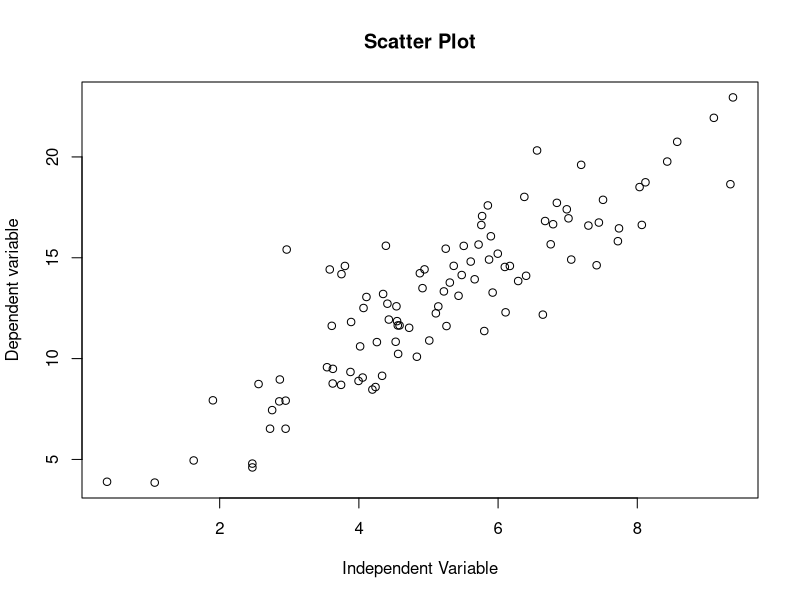
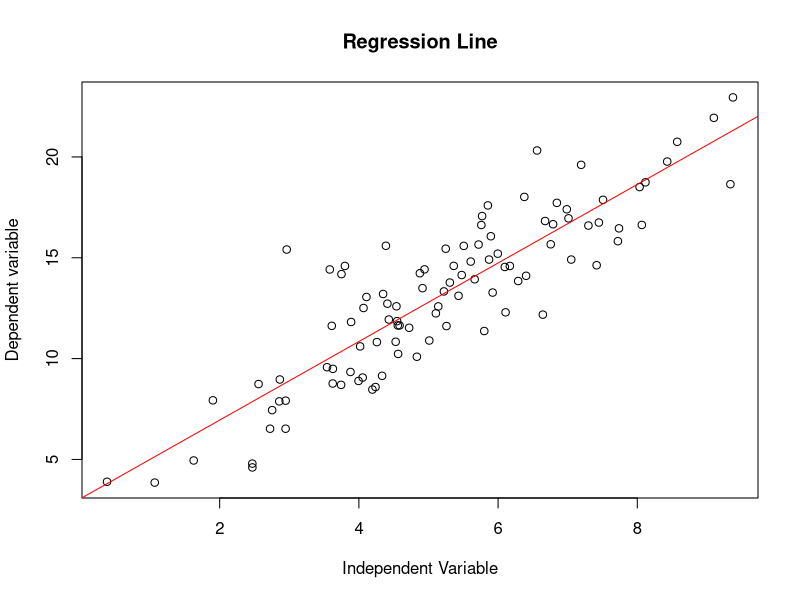
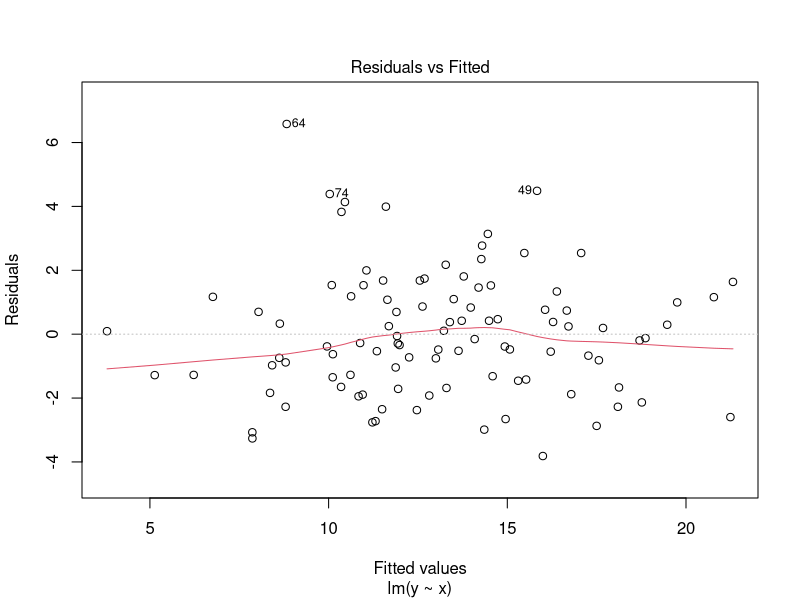
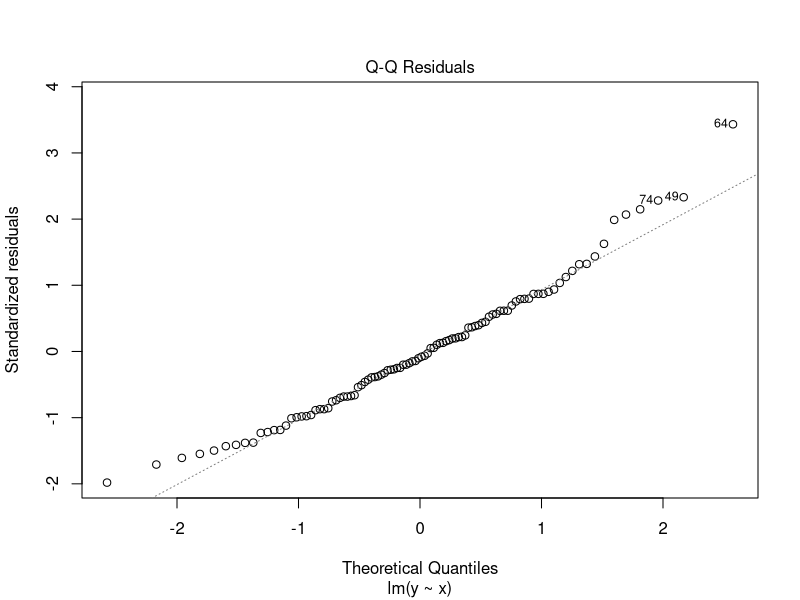
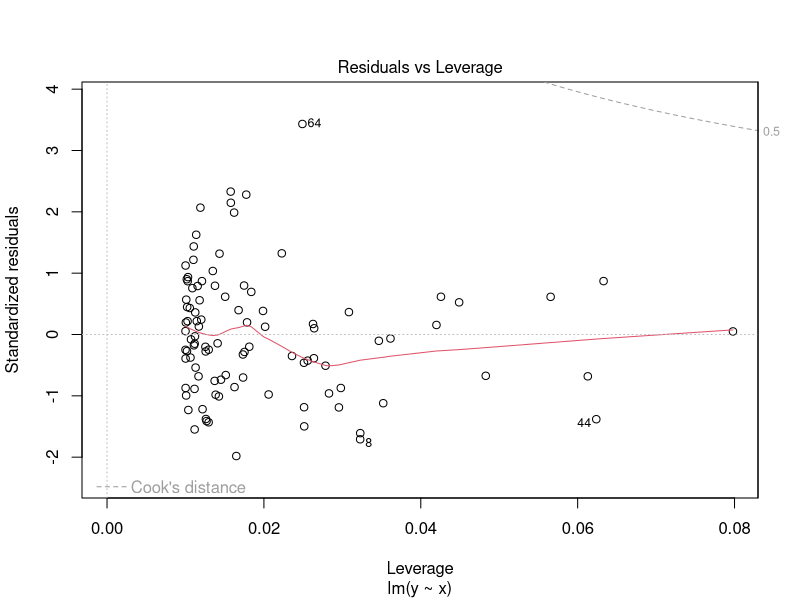
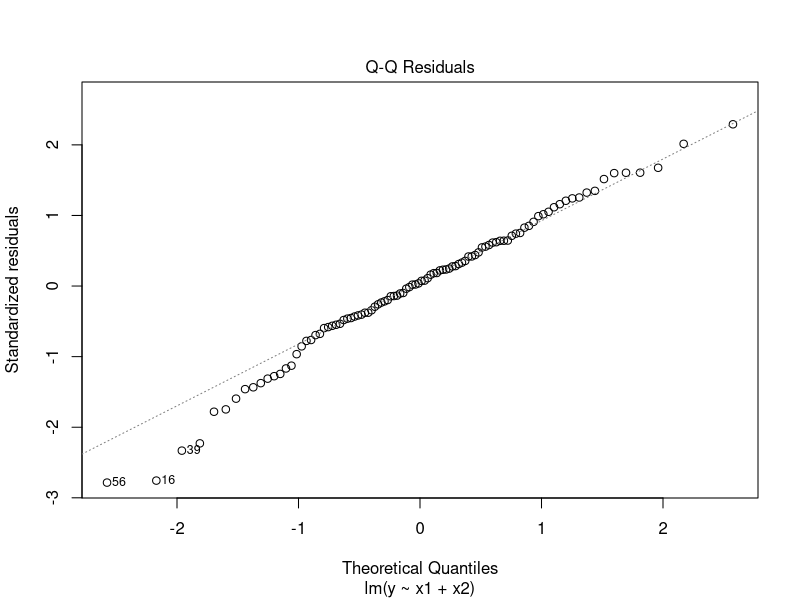
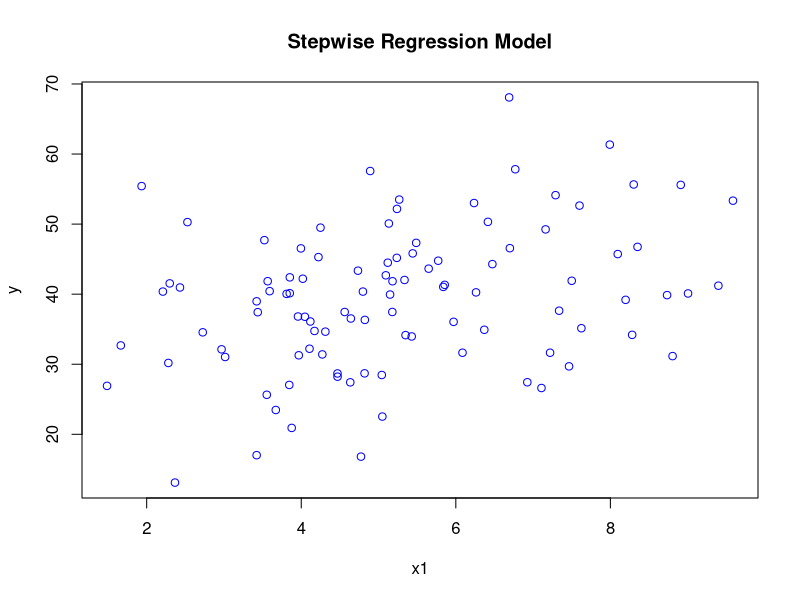
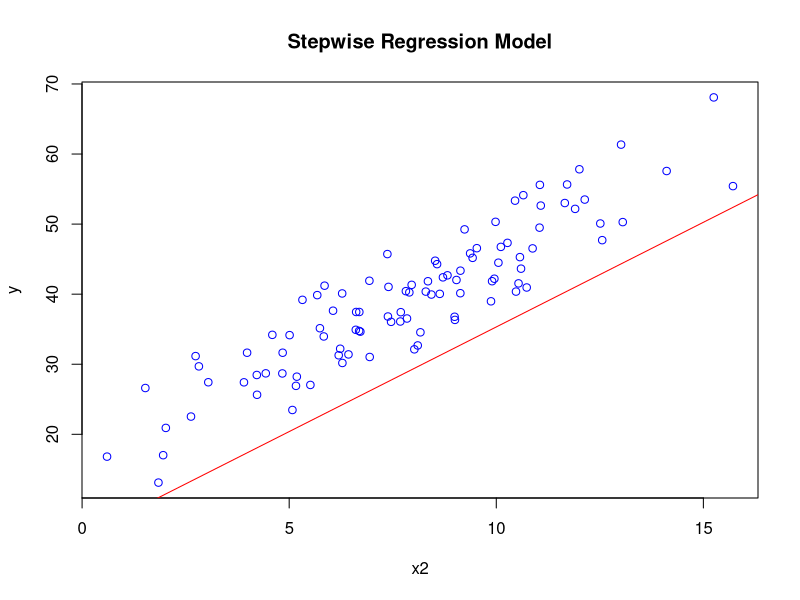

Recreate these plots in R, in order.
# Regression
# simple Linear regression

# Get some data
set.seed(123)
# Generate data
n <- 100 
x <- rnorm(n, mean = 5, sd = 2)
epsilon <- rnorm(n, mean = 0, sd = 2)
y = 2 * x + 3 + epsilon

data <- data.frame(x = x, y = y)
head(data)

# Explore the data
str(data)
summary(data)

# Visualize the data
# scatter
plot(data$x, data$y, main = "Scatter Plot", xlab = "Independent Variable", ylab = "Dependent variable")

# fit the simple linear regression 
model_linear_regression <- lm(y ~ x, data = data)
# display the model
summary(model_linear_regression)

# Visualize the regression line
plot(data$x, data$y, main = "Regression Line", xlab = "Independent Variable", ylab = "Dependent variable")
abline(model_linear_regression, col = "red")

# Assess models assumptions
# Redidual verses Fittet Values plot
plot(model_linear_regression, which = 1)
# Normal Q-Q plot
plot(model_linear_regression, which = 2)

# residuals vs leverage Plot
plot(model_linear_regression, which = 5)

# Make predictions
new_data <- data.frame(x = c(3, 6, 9))
new_data

predictions <- predict(model_linear_regression, newdata = new_data)
# display predictions
print(predictions)


# -----------------------------------------------------------------------------
# MULTIPLE LINEAR REGRESSION #
#-------------------------------------------------------------------------
# get the data

n <- 100
x1 <- rnorm(n, mean = 5, sd =2) # Independent Variable 1
x2 <- rnorm(n, mean = 8, sd = 3) # Independent varibale 2
epsilon <- rnorm(n, mean = 0, sd = 2) # Error term
y <- 2 * x1 + 3 * x2 + 5 + epsilon # dependent variable

# Create a data Frame
data <- data.frame(x1 = x1, x2 = x2, y = y)
head(data)

#Explore the data
str(data)
# Summary statistics
summary(data)


# fit my multiple linear regression model
model_mult <- lm(y ~ x1 + x2, data = data)
# Display the model
summary(model_mult)

# Normal Q-Q plot
plot(model_mult, which = 2)

# make a prediction for ne data 
new_data_mul <- data.frame(x1 = c(3, 6, 9), x2 = c(7, 10, 12))

# prediction
prediction_mul <- predict(model_mult, newdata = new_data_mul)

# display the prediction
print(prediction_mul)

#-------------------------------------------------------------------------------
# STEPWISE REGRESSION
#-----------------------------------------------------------------------------

# fitting the stepwise model
model_stepwise <- step(lm(y ~ 1, data = data),
                       scope = list(lower = ~ 1, upper = ~x1 + x2),
                       direction = "both")

# display sumary of the model
summary(model_stepwise)

# Visualize teh model
plot(y ~ x1 + x2, data = data, main = "Stepwise Regression Model", col = "blue")
abline(model_stepwise, col = "red")



# --------------------------------------------------------------------------
#  GENERALIZED LINEAR MODEL - LOGISTIC AND POISSION 
# ---------------------------------------------------------------------------------
# LOGISTICS REGRESSION
set.seed(123)
# Data
n <- 200
x1 <- rnorm(n, mean = 0, sd = 1)
x2 <- rnorm(n, mean = 1, sd = 1)
log_odds <- -2 + 3*x1 + 2 * x2 # log odds
probabilities <- 1/ (1 + exp(-log_odds)) # convert the log odds to probabilities
y <- rbinom(n, size = 1, prob = probabilities) # binary outcomes, (0 or 1)

# Create my dataframe
log_data <- data.frame(x1 = x1, x2 = x2, y =y)
head(log_data)






# fit my logistic regression model
log_model <- glm(y ~ x1 + x2, data = log_data, family = "binomial")

# display my logistic mode
summary(log_model)




# -----------------------------------------------
# POISSON REGRESSION
# data 
set.seed(123)
# Data
n <- 200
x1 <- rnorm(n, mean = 0, sd = 1)
x2 <- rnorm(n, mean = 1, sd = 1)
lambda <- exp(1 + 2 * x1 + 0.5 * x2) # poisson-mean parameter
y <- rpois(n, lambda) # poisson-distributed outcome
# create the data
pois_data <- data.frame(x1 = x1, x2 = x2, y=y)
head(pois_data)

# Fit the poisson regression
pois_model <- glm(y ~ x1 + x2, data = pois_data, family = "poisson")

# display the poison
summary(pois_model)
